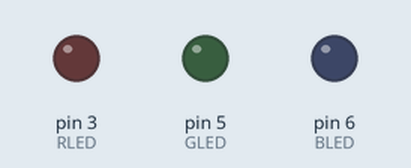
Simulated run of this sketch. Board: Arduino Uno, built with avr-gcc and run on an emulated ATmega328P. Parts: output pins drawn as LEDs (lit = HIGH).

Above: at 0.5 s.
At 1.5 s:
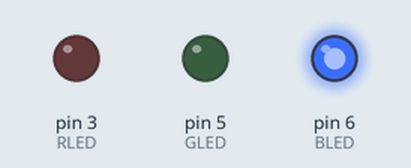
At 2.5 s:
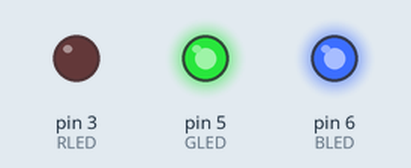
At 3.5 s:
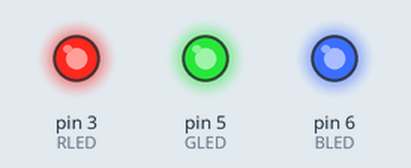
Timing chart, 0 to 5.2 s (numbered marks = the images above):
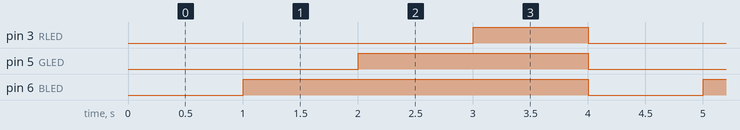

The sketch:

sketch_apr20a.ino
```cpp
// 전역 변수 및 함수 선언
int RLED = 3;
int GLED = 5;
int BLED = 6;

void setup() {
  // put your setup code here, to run once:
  // 초기화 코드 작성
  Serial.begin(9600);
  pinMode(RLED, OUTPUT);
  pinMode(GLED, OUTPUT);
  pinMode(BLED, OUTPUT);
}

void loop() {
  bLED0();
  bLED1();
  bLED2();
  bLED3();
  bLED4();
  bLED5();
  bLED6();
  bLED7();
}

void bLED0() {
  digitalWrite(RLED, LOW);
  digitalWrite(GLED, LOW);
  digitalWrite(BLED, LOW);
  delay(1000);
}

void bLED1() {
  digitalWrite(RLED, LOW);
  digitalWrite(GLED, LOW);
  digitalWrite(BLED, HIGH);
  delay(1000);
}

void bLED2() {
  digitalWrite(RLED, LOW);
  digitalWrite(GLED, HIGH);
  digitalWrite(BLED, HIGH);
  delay(1000);
}

void bLED3() {
  digitalWrite(RLED, HIGH);
  digitalWrite(GLED, HIGH);
  digitalWrite(BLED, HIGH);
  delay(1000);
}


void bLED4() {
  digitalWrite(RLED, LOW);
  digitalWrite(GLED, LOW);
  digitalWrite(BLED, LOW);
  delay(1000);
}

void bLED5() {
  digitalWrite(RLED, LOW);
  digitalWrite(GLED, LOW);
  digitalWrite(BLED, HIGH);
  delay(1000);
}

void bLED6() {
  digitalWrite(RLED, LOW);
  digitalWrite(GLED, HIGH);
  digitalWrite(BLED, HIGH);
  delay(1000);
}

void bLED7() {
  digitalWrite(RLED, HIGH);
  digitalWrite(GLED, HIGH);
  digitalWrite(BLED, HIGH);
  delay(1000);
}
```

Measured:
- by itself, pin 3 (RLED): alternates HIGH for 1.0 s and LOW for 3.0 s
- by itself, pin 5 (GLED): alternates HIGH for 2.0 s and LOW for 2.0 s
- by itself, pin 6 (BLED): alternates HIGH for 3.0 s and LOW for 1.0 s
